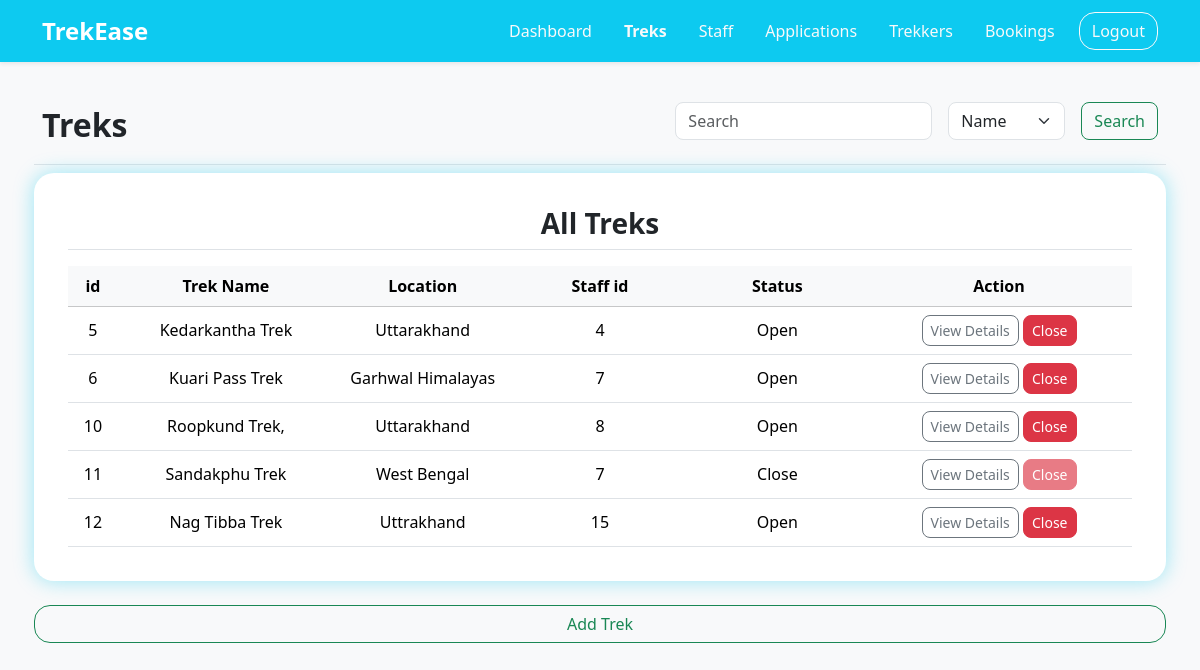
The page /treks on the database its author committed.
### application/models.py (models this page shows)
class Trek(db.Model):
    __tablename__ = "trek"
    id = db.Column(db.Integer(), primary_key=True)
    trek_name = db.Column(db.String(30), unique=True, nullable=False)
    location = db.Column(db.String(), nullable=False)
    difficulty = db.Column(db.String(), nullable=False)
    duration = db.Column(db.Integer(), nullable=False)
    available_slots = db.Column(db.Integer(), nullable=False)
    staff_id = db.Column(db.Integer(), db.ForeignKey("user.id"))
    status = db.Column(db.String(), default="Open", nullable=False)
    start_date = db.Column(db.Date, nullable=False)
    end_date = db.Column(db.Date, nullable=False)
    description = db.Column(db.Text)
    image = db.Column(db.String(), nullable=False)
    created_at = db.Column(db.Date, default=date.today, nullable=False)
    bookings = db.relationship("Booking", backref="trek")

### application/controllers.py (the view)
@app.route("/treks")
def treks():
    treks = Trek.query.all()
    return render_template("/admin/treks.html",treks=treks)

### templates/admin/treks.html (shortened to what this page needs)
<!DOCTYPE html>
<html lang="en">
<head>
    <link href="https://cdn.jsdelivr.net/npm/bootstrap@5.3.2/dist/css/bootstrap.min.css" rel="stylesheet">
    <link rel="stylesheet" href="/static/style.css">
</head>
<body class="d-flex flex-column min-vh-100 bg-light">
    <nav class="navbar navbar-expand-lg navbar-dark bg-info shadow-sm">
        <div class="container">
            <div class="navbar-brand ">
                <a class="navbar-brand fw-bold fs-4" href="admin_dashboard">TrekEase</a>
            </div>
            <ul class="nav align-items-center">
                <li class="nav-item"><a class="nav-link active link-light" href="admin_dashboard">Dashboard</a></li>
                <li class="nav-item"><a class="nav-link link-light fw-bold" href="#">Treks</a></li>
                <li class="nav-item"><a class="nav-link link-light" href="staff">Staff</a></li>
                <li class="nav-item"><a class="nav-link link-light" href="pending_staff">Applications</a></li>
                <li class="nav-item"><a class="nav-link link-light" href="users">Trekkers</a></li>
                <li class="nav-item"><a class="nav-link link-light" href="bookings">Bookings</a></li>
                <li class="nav-item ms-2">
                    <a href="/" class="btn btn-outline-light rounded-4">Logout</a>
                </li>
            </ul>
        </div>
    </nav>
    <div class="container text-center">
        <div class="text-center mt-4">
            <div class="row my-4 g-3">
                <div class="mb-2 d-flex justify-content-between align-items-center w-100 border-bottom pb-2">
                    <h2 class="fw-semibold">Treks</h2>
                    <form class="row g-3" action="search/1/trek" method="POST">
                        <div class="col-auto">
                            <input type="text" class="form-control rounded-3" placeholder="Search" name="keyword">
                        </div>
                        <div class="col-auto">
                            <select class="form-select rounded-3" aria-label="Default select example" name="parameter">
                                <option value="name">Name</option>
                            </select>
                        </div>
                        <div class="col-auto">
                            <input type="submit" class="btn btn-outline-success rounded-3 mb-3" value="Search">
                        </div>
                    </form>
                </div>
                <div class="admin-tables mb-2">
                    <h3 class="fw-semibold mb-3 border-bottom pb-2">All Treks</h3>
                    <table class="table table-hover align-middle mb-0">
                        <thead class="text-center table-light sticky-top">
                            <tr>
                                <th scope="col">id</th>
                                <th scope="col">Trek Name</th>
                                <th class="col-2"scope="col">Location</th>
                                <th class="col-2" scope="col">Staff id</th>
                                <th class="col-2" scope="col">Status</th>
                                <th class="col-3" scope="col">Action</th>
                            </tr>
                        </thead>
                        <tbody class="text-center">
                            {% for trek in treks %}
                            <tr>
                                <td>{{trek.id}}</td>
                                <td>{{trek.trek_name}}</td>
                                <td>{{trek.location}}</td>
                                <td>{{trek.staff_id}}</td>
                                <td>{{trek.status}}</td>
                                <td>
                                    {% if trek.status == 'Open' %}
                                    <a href="/details/1/trek/{{trek.id}}"
                                        class="btn btn-outline-secondary btn-sm rounded-3">View Details</a>
                                    <a href="/admin_update/trek/close/{{trek.id}}"
                                        class=" btn btn-danger text-white rounded-3 btn-sm ">Close</a>
                                    {% elif trek.status == 'Close' %}
                                    <a href="/details/1/trek/{{trek.id}}" class="btn btn-outline-secondary btn-sm rounded-3">View Details</a>
                                    <a href="/admin_update/trek/close/{{trek.id}}"
                                        class=" btn btn-danger text-white rounded-3 btn-sm disabled">Close</a>
                                    {% endif %}
                                </td>
                            </tr>
                            {% endfor %}
                        </tbody>
                    </table>
                </div>
                <a href="/create_trek" class=" btn btn-outline-success rounded-4">Add Trek</a>
            </div>
        </div>
    </div>
</body>
</html>

### static/style.css (style rules this page uses)
body { background-color: azure; }
.admin-tables { border: 2px grey; padding: 3%; min-width: 600px; min-height: 350px; margin-top: 5%; background-color: white; border-radius: 20px; height: fit-content; margin: auto; box-shadow: 0 0 20px rgba(13, 202, 240, 0.4); }

### rows shown on the page
Trek: id "5", trek_name "Kedarkantha Trek", location "Uttarakhand", staff_id "4", status "Open"
Trek: id "6", trek_name "Kuari Pass Trek", location "Garhwal Himalayas", staff_id "7", status "Open"
Trek: id "10", trek_name "Roopkund Trek,", location "Uttarakhand", staff_id "8", status "Open"
Trek: id "11", trek_name "Sandakphu Trek", location "West Bengal", staff_id "7", status "Close"
Trek: id "12", trek_name "Nag Tibba Trek", location "Uttrakhand", staff_id "15", status "Open"
